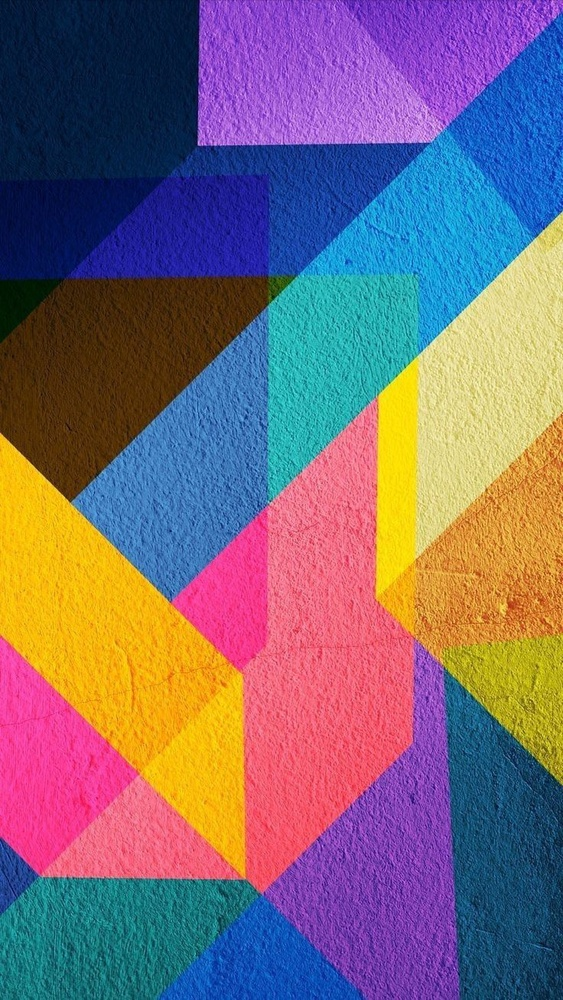
#> input picture IFSC_77003_Data_Science/w5/images/originals/image 1.jpg, 563 x 1000 px, shrunk from 736 x 1308 before the run
$ python task2program.py
#> lines starting #> are read from the running program, lines starting #| are printed output that depends on the picture
"""Black-and-white conversion script for Task 2.

Loads the selected color image, applies the (R+G+B)/3 average per pixel,
replicates the result across RGB channels, and saves the output.
"""
from __future__ import annotations

import sys
from pathlib import Path

import numpy as np
from PIL import Image

BASE_DIR = Path(__file__).parent
ORIGINAL_IMG = BASE_DIR / "images" / "originals" / "image 1.jpg"
OUTPUT_DIR = BASE_DIR / "images" / "processed"
OUTPUT_IMG = OUTPUT_DIR / "black_and_white.png"


def sample_pixels(array, coords, label):
    """Print representative pixel values to document each processing step."""
    print(f"{label}:")
    for x, y in coords:
        if y >= array.shape[0] or x >= array.shape[1]:
            continue
        value = array[y, x]
        if value.ndim == 0:
            payload = int(value)
        elif value.ndim == 1:
            payload = [int(v) for v in value]
        else:
            payload = value.tolist()
        print(f"  ({x}, {y}) -> {payload}")
    print()


def convert_to_black_and_white() -> None:
    if not ORIGINAL_IMG.exists():
        raise FileNotFoundError(f"Input image not found: {ORIGINAL_IMG}")

    OUTPUT_DIR.mkdir(parents=True, exist_ok=True)

    with Image.open(ORIGINAL_IMG) as img:
#> img is the input picture: PIL image 563x1000 RGB; mean R, G, B 123.4, 103.9, 118.6
        rgb = img.convert("RGB")
        rgb_array = np.asarray(rgb, dtype=np.uint16)

    h, w = rgb_array.shape[:2]
#> h = 1000; w = 563
    sample_coords = [
        (0, 0),
        (w // 2, h // 2),
        (w - 1, h - 1),
    ]
#> sample_coords = [(0, 0), (281, 500), (562, 999)]
    sample_pixels(rgb_array, sample_coords, "Sample RGB pixels")
#> the loop in sample_pixels, `for x, y in coords:` made 3 passes
#> payload on passes 1 to 3: [4, 25, 56], [235, 111, 137], [16, 55, 84]
#|   (0, 0) -> [4, 25, 56]
#|   (281, 500) -> [235, 111, 137]
#|   (562, 999) -> [16, 55, 84]

    avg = rgb_array.mean(axis=2, keepdims=True)
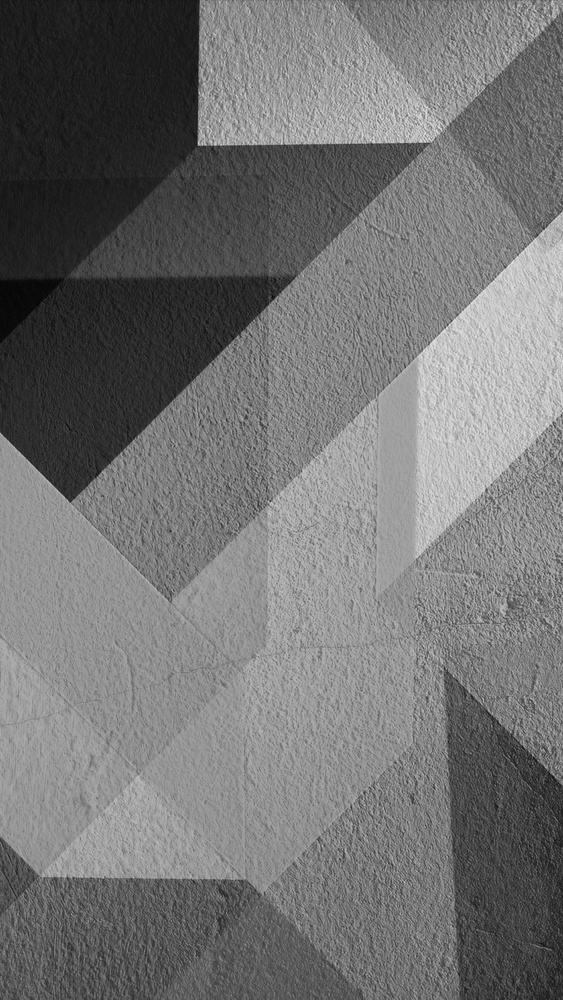
#> avg: shape (1000, 563, 1) float64; min 5.67, max 236.3, mean 115.3
    sample_pixels(avg, sample_coords, "Sample averaged intensities")
#> the loop in sample_pixels (call 2), `for x, y in coords:` made 3 passes
#> (value, payload) on passes 1 to 3: ([28.33], [28]), ([161], [161]), ([51.67], [51])
#|   (0, 0) -> [28]
#|   (281, 500) -> [161]
#|   (562, 999) -> [51]

    bw_array = np.repeat(avg.astype(np.uint8), 3, axis=2)
    sample_pixels(bw_array, sample_coords, "Sample replicated RGB grayscale pixels")

    bw_image = Image.fromarray(bw_array, mode="RGB")
    bw_image.save(OUTPUT_IMG)

    print("Black-and-white conversion complete.")
    print(f"Input : {ORIGINAL_IMG} ({rgb.width}x{rgb.height})")
#| Input : IFSC_77003_Data_Science/w5/images/originals/image 1.jpg (563x1000)
    print(f"Output: {OUTPUT_IMG} ({bw_image.width}x{bw_image.height})")
#| Output: IFSC_77003_Data_Science/w5/images/processed/black_and_white.png (563x1000)


def main() -> int:
    try:
        convert_to_black_and_white()
    except Exception as exc:  # pragma: no cover - runtime safeguard
        print(f"Error: {exc}", file=sys.stderr)
        return 1
    return 0


if __name__ == "__main__":
    raise SystemExit(main())
#> (the program exits here)

$ run again, with IFSC_77003_Data_Science/w5/images/originals/image 2.jpg copied over IFSC_77003_Data_Science/w5/images/originals/image 1.jpg
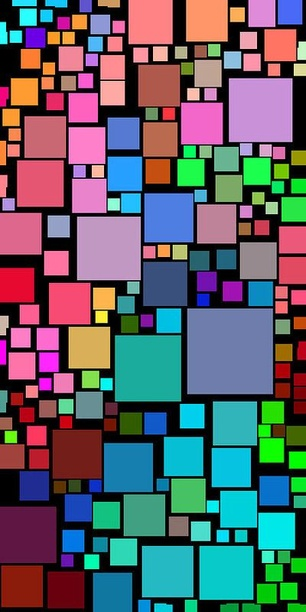
#> input picture IFSC_77003_Data_Science/w5/images/originals/image 2.jpg, 306 x 612 px, shrunk from 400 x 800 before the run
#> in convert_to_black_and_white, img is the input picture: PIL image 306x612 RGB; mean R, G, B 93.6, 96.1, 104.3
#> the loop in sample_pixels, `for x, y in coords:` made 3 passes
#> payload on passes 1 to 3: [0, 2, 0], [4, 14, 24], [0, 191, 12]
#> (printed output is left out)
#> in convert_to_black_and_white, `avg = rgb_array.mean(axis=2, keepdims=True)`:
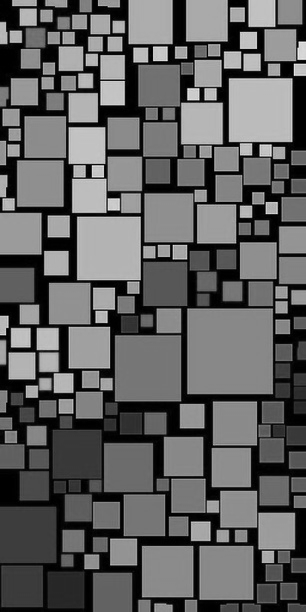
#> avg: shape (612, 306, 1) float64; min 0, max 241, mean 98
#> the loop in sample_pixels (call 2), `for x, y in coords:` made 3 passes
#> (value, payload) on passes 1 to 3: ([0.667], [0]), ([14], [14]), ([67.67], [67])
#> (printed output is left out)
#| Input : IFSC_77003_Data_Science/w5/images/originals/image 1.jpg (306x612)
#| Output: IFSC_77003_Data_Science/w5/images/processed/black_and_white.png (306x612)

$ run again, with IFSC_77003_Data_Science/w5/images/originals/image 3.jpg copied over IFSC_77003_Data_Science/w5/images/originals/image 1.jpg
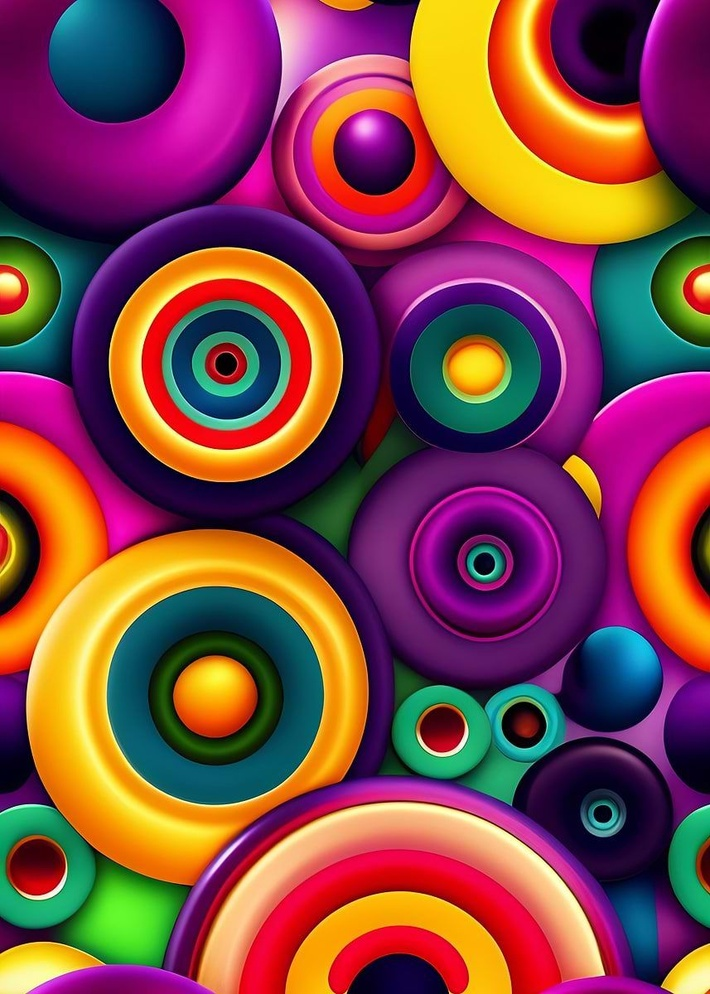
#> input picture IFSC_77003_Data_Science/w5/images/originals/image 3.jpg, 710 x 994 px, shrunk from 857 x 1200 before the run
#> in convert_to_black_and_white, img is the input picture: PIL image 710x994 RGB; mean R, G, B 132.2, 71.1, 71.8
#> the loop in sample_pixels, `for x, y in coords:` made 3 passes
#> payload on passes 1 to 3: [132, 9, 100], [26, 81, 26], [220, 65, 1]
#> (printed output is left out)
#> in convert_to_black_and_white, `avg = rgb_array.mean(axis=2, keepdims=True)`:
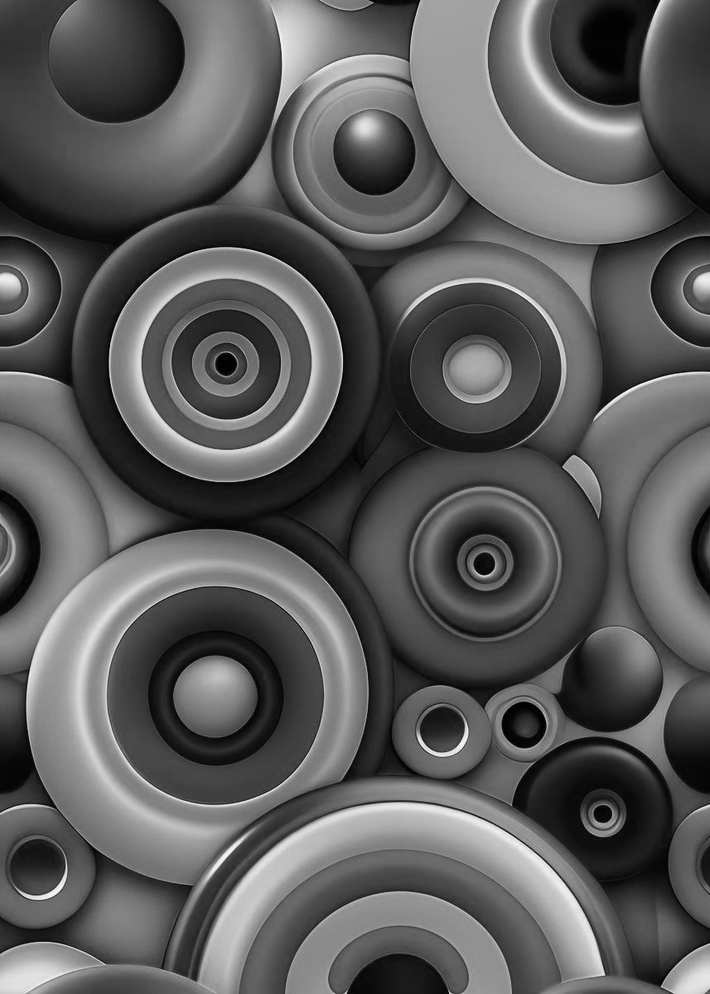
#> avg: shape (994, 710, 1) float64; min 0, max 248.7, mean 91.7
#> the loop in sample_pixels (call 2), `for x, y in coords:` made 3 passes
#> (value, payload) on passes 1 to 3: ([80.33], [80]), ([44.33], [44]), ([95.33], [95])
#> (printed output is left out)
#| Input : IFSC_77003_Data_Science/w5/images/originals/image 1.jpg (710x994)
#| Output: IFSC_77003_Data_Science/w5/images/processed/black_and_white.png (710x994)
